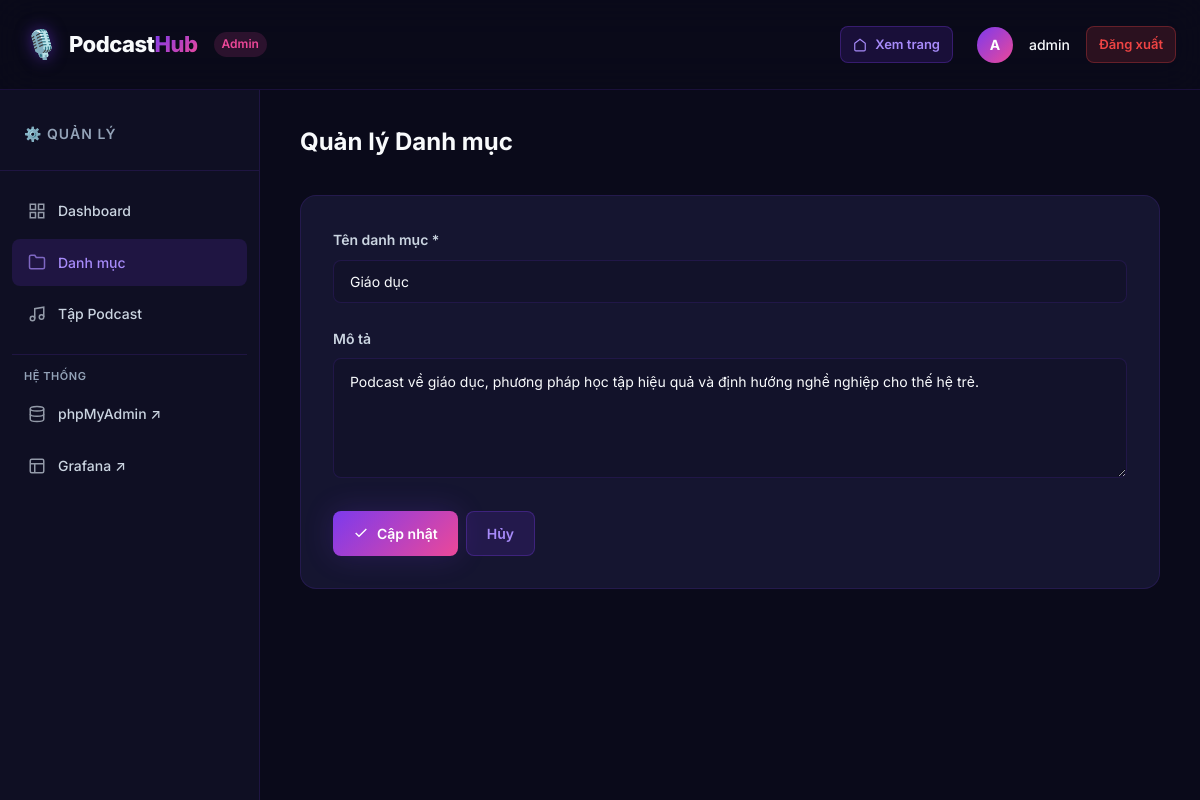
The page /admin/categories.php?action=edit&id=5 (signed in) on the database its author committed.
### tables this page shows
CREATE TABLE IF NOT EXISTS categories (
    id INT AUTO_INCREMENT PRIMARY KEY,
    name VARCHAR(255) NOT NULL,
    slug VARCHAR(255) NOT NULL UNIQUE,
    description TEXT,
    created_at TIMESTAMP DEFAULT CURRENT_TIMESTAMP
);

### public/admin/categories.php (the view, shortened to what this page needs)
<?php
require_once __DIR__ . '/../../src/config.php';
require_once __DIR__ . '/../../src/functions.php';
$action = $_GET['action'] ?? 'list';
$id = (int)($_GET['id'] ?? 0);
$editCategory = null;
if ($action === 'edit' && $id > 0) {
    $stmt = $pdo->prepare("SELECT * FROM categories WHERE id = ?");
    $stmt->execute([$id]);
    $editCategory = $stmt->fetch();
}
$categories = getCategories($pdo);
?>
<?php if ($action === 'list'): ?>
    <div class="admin-header" style="margin-top:-16px; margin-bottom:24px">
        <span></span>
        <a href="/admin/categories.php?action=add" class="btn btn-primary">
            <svg width="16" height="16" viewBox="0 0 24 24" fill="none" stroke="currentColor" stroke-width="2"><line x1="12" y1="5" x2="12" y2="19"></line><line x1="5" y1="12" x2="19" y2="12"></line></svg>
            Thêm danh mục
        </a>
    </div>
    <div class="admin-table-container">
        <table class="admin-table">
            <thead>
                <tr>
                    <th>ID</th>
                    <th>Tên danh mục</th>
                    <th>Slug</th>
                    <th>Số tập</th>
                    <th>Ngày tạo</th>
                    <th>Thao tác</th>
                </tr>
            </thead>
            <tbody>
                <?php foreach ($categories as $cat): ?>
                    <tr>
                        <td><?= $cat['id'] ?></td>
                        <td><strong style="color:var(--text-primary)"><?= e($cat['name']) ?></strong></td>
                        <td><code style="color:var(--accent); font-size:13px"><?= e($cat['slug']) ?></code></td>
                        <td><span class="badge"><?= $cat['episode_count'] ?></span></td>
                        <td><?= formatDate($cat['created_at']) ?></td>
                        <td>
                            <div class="btn-group">
                                <a href="/admin/categories.php?action=edit&id=<?= $cat['id'] ?>" class="btn btn-secondary btn-sm">Sửa</a>
                                <form method="POST" style="display:inline" onsubmit="return confirmDelete('Bạn có chắc chắn muốn xóa danh mục này?')">
                                    <input type="hidden" name="action" value="delete">
                                    <input type="hidden" name="id" value="<?= $cat['id'] ?>">
                                    <button type="submit" class="btn btn-danger btn-sm">Xóa</button>
                                </form>
                            </div>
                        </td>
                    </tr>
                <?php endforeach; ?>
                <?php if (empty($categories)): ?>
                    <tr><td colspan="6" style="text-align:center; padding:32px; color:var(--text-muted)">Chưa có danh mục nào.</td></tr>
                <?php endif; ?>
            </tbody>
        </table>
    </div>
<?php elseif ($action === 'edit' && $editCategory): ?>
    <div class="admin-form">
        <form method="POST" action="/admin/categories.php?action=edit&id=<?= $editCategory['id'] ?>">
            <div class="form-group">
                <label for="name">Tên danh mục *</label>
                <input type="text" id="name" name="name" class="form-control" value="<?= e($editCategory['name']) ?>" required>
            </div>
            <div class="form-group">
                <label for="description">Mô tả</label>
                <textarea id="description" name="description" class="form-control"><?= e($editCategory['description']) ?></textarea>
            </div>
            <div class="btn-group">
                <button type="submit" class="btn btn-primary">
                    <svg width="16" height="16" viewBox="0 0 24 24" fill="none" stroke="currentColor" stroke-width="2"><polyline points="20 6 9 17 4 12"></polyline></svg>
                    Cập nhật
                </button>
                <a href="/admin/categories.php" class="btn btn-secondary">Hủy</a>
            </div>
        </form>
    </div>
<?php endif; ?>

### public/assets/css/style.css (style rules this page uses)
:root { --bg-primary: #0a0a1a; --bg-secondary: #0f0f23; --bg-card: #151530; --bg-card-hover: #1c1c42; --bg-input: #12122a; --bg-glass: rgba(21, 21, 48, 0.85); --primary: #7c3aed; --primary-light: #a78bfa; --primary-dark: #5b21b6; --secondary: #ec4899; --secondary-light: #f472b6; --accent: #06b6d4; --accent-light: #22d3ee; --success: #10b981; --warning: #f59e0b; --danger: #ef4444; --text-primary: #f8fafc; --text-secondary: #cbd5e1; --text-muted: #94a3b8; --text-inverse: #0a0a1a; --border-color: rgba(124, 58, 237, 0.15); --border-hover: rgba(124, 58, 237, 0.4); --gradient-primary: linear-gradient(135deg, #7c3aed 0%, #ec4899 100%); --gradient-hero: linear-gradient(160deg, #1a0533 0%, #0a0a1a 40%, #0d1b2a 100%); --gradient-card: linear-gradient(145deg, rgba(124, 58, 237, 0.08), rgba(236, 72, 153, 0.04)); --gradient-glow: radial-gradient(600px circle at var(--mouse-x, 50%) var(--mouse-y, 50%), rgba(124, 58, 237, 0.1), transparent 40%); --gradient-surface: linear-gradient(180deg, rgba(124, 58, 237, 0.05) 0%, transparent 100%); --shadow-sm: 0 2px 8px rgba(0, 0, 0, 0.3); --shadow-md: 0 4px 20px rgba(0, 0, 0, 0.4); --shadow-lg: 0 8px 40px rgba(0, 0, 0, 0.5); --shadow-glow: 0 0 30px rgba(124, 58, 237, 0.2); --shadow-glow-strong: 0 0 50px rgba(124, 58, 237, 0.3); --radius-sm: 8px; --radius-md: 12px; --radius-lg: 16px; --radius-xl: 24px; --radius-full: 9999px; --transition: all 0.3s cubic-bezier(0.4, 0, 0.2, 1); --transition-fast: all 0.15s ease; --transition-spring: all 0.5s cubic-bezier(0.34, 1.56, 0.64, 1); --font-family: 'Inter', -apple-system, BlinkMacSystemFont, 'Segoe UI', sans-serif; --font-mono: 'JetBrains Mono', 'Fira Code', monospace; --container-width: 1280px; --header-height: 90px; --sidebar-width: 300px; }
*, *::before, *::after { margin: 0; padding: 0; box-sizing: border-box; }
html { scroll-behavior: smooth; -webkit-font-smoothing: antialiased; -moz-osx-font-smoothing: grayscale; }
body { font-family: var(--font-family); background: var(--bg-primary); color: var(--text-primary); line-height: 1.7; min-height: 100vh; overflow-x: hidden; }
a { color: var(--primary-light); text-decoration: none; transition: var(--transition); }
.btn { display: inline-flex; align-items: center; gap: 8px; padding: 10px 20px; border-radius: var(--radius-sm); font-size: 14px; font-weight: 600; font-family: var(--font-family); cursor: pointer; border: none; transition: var(--transition); text-decoration: none; white-space: nowrap; }
.btn-primary { background: var(--gradient-primary); color: white; box-shadow: var(--shadow-glow); }
.btn-secondary { background: rgba(124, 58, 237, 0.15); color: var(--primary-light); border: 1px solid rgba(124, 58, 237, 0.3); }
.btn-group { display: flex; gap: 8px; }
.admin-form { background: var(--bg-card); border: 1px solid var(--border-color); border-radius: var(--radius-lg); padding: 32px; }
.form-group { margin-bottom: 24px; }
.form-group label { display: block; font-size: 14px; font-weight: 600; color: var(--text-secondary); margin-bottom: 8px; }
.form-control { width: 100%; padding: 12px 16px; background: var(--bg-input); border: 1px solid var(--border-color); border-radius: var(--radius-sm); color: var(--text-primary); font-size: 14px; font-family: var(--font-family); transition: var(--transition); outline: none; }
.form-control::placeholder { color: var(--text-muted); }
textarea.form-control { resize: vertical; min-height: 120px; line-height: 1.6; }

### rows shown on the page
categories: name "Giáo dục", description "Podcast về giáo dục, phương pháp học tập hiệu quả và định hướng nghề nghiệp cho thế hệ trẻ."

### other values the page prints
mb_substr($username, 0, 1) "A"
$username "admin"
$title "Quản lý Danh mục"
